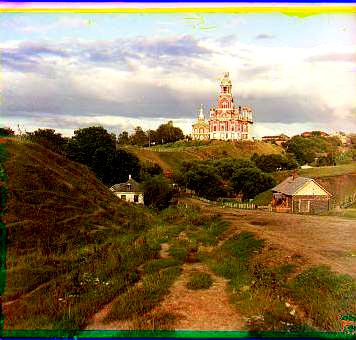
#> input picture media/a1/contrast/cathedral.jpg, 356 x 340 px, found by its file name
$ python main_hw1.py   (older library calls are emulated)
#> lines starting #> are read from the running program, lines starting #| are printed output that depends on the picture
# (16-726): Project 1 starter Python code
# credit to https://inst.eecs.berkeley.edu/~cs194-26/fa18/hw/proj1/data/colorize_skel.py
# these are just some suggested libraries
# instead of scikit-image you could use matplotlib and opencv to read, write, and display images

import numpy as np
import skimage as sk
import skimage.io as skio

# name of the input file
imname = '.\data\cathedral.jpg'

# read in the image
im = skio.imread(imname)
#> im is the input picture: shape (340, 356, 3); mean R, G, B 140.7, 122.8, 92.7

# convert to double (might want to do this later on to save memory)
im = sk.img_as_float(im)

# compute the height of each part (just 1/3 of total)
height = np.floor(im.shape[0] / 3.0).astype(np.int)
#> height = 113

# separate color channels
b = im[:height]
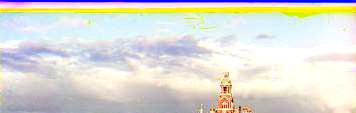
#> b: shape (113, 356, 3) float64; mean R, G, B 0.868, 0.865, 0.836
g = im[height: 2*height]
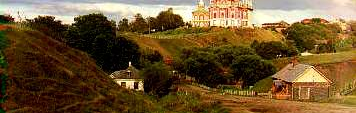
#> g: shape (113, 356, 3) float64; mean R, G, B 0.43, 0.33, 0.19
r = im[2*height: 3*height]
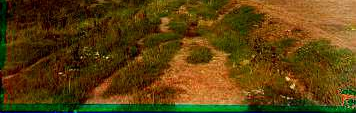
#> r: shape (113, 356, 3) float64; mean R, G, B 0.361, 0.254, 0.0638

# align the images
# functions that might be useful for aligning the images include:
# np.roll, np.sum, sk.transform.rescale (for multiscale)

# ag = align(g, b)
# ar = align(r, b)
# create a color image
#> (the run stopped early here; a loop or call above may not have finished)

$ run again, with media/a1/contrast/emir.jpg copied over media/a1/contrast/cathedral.jpg
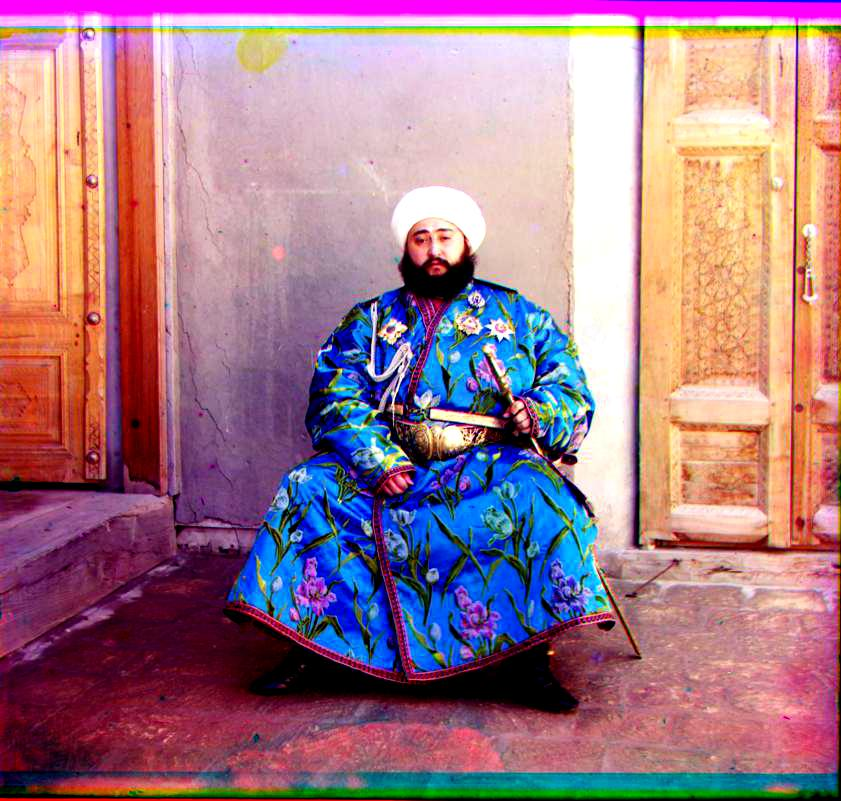
#> input picture media/a1/contrast/emir.jpg, 841 x 801 px, found by its file name
#> im is the input picture: shape (801, 841, 3); mean R, G, B 162.5, 121.3, 135
#> `g = im[height: 2*height]`:
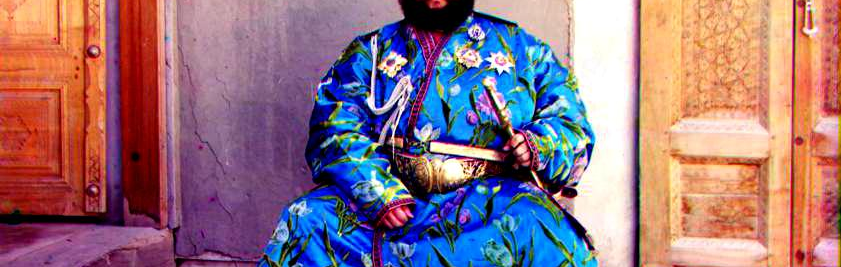
#> g: shape (267, 841, 3) float64; mean R, G, B 0.584, 0.449, 0.498
#> `r = im[2*height: 3*height]`:
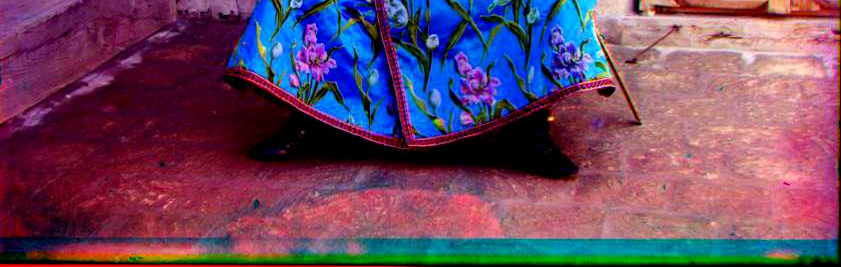
#> r: shape (267, 841, 3) float64; mean R, G, B 0.42, 0.273, 0.382

$ run again, with media/a1/contrast/harvesters.jpg copied over media/a1/contrast/cathedral.jpg
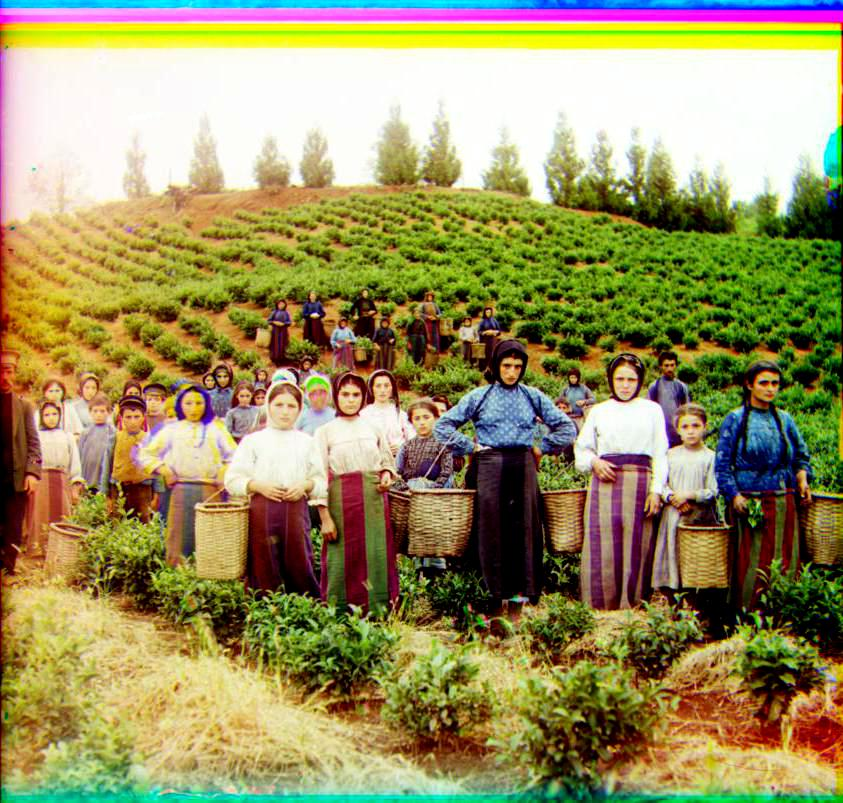
#> input picture media/a1/contrast/harvesters.jpg, 843 x 803 px, found by its file name
#> im is the input picture: shape (803, 843, 3); mean R, G, B 154.1, 145.6, 96.6
#> `g = im[height: 2*height]`:
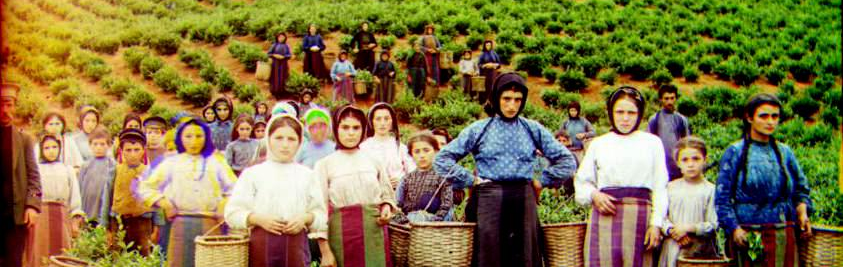
#> g: shape (267, 843, 3) float64; mean R, G, B 0.507, 0.453, 0.27
#> `r = im[2*height: 3*height]`:
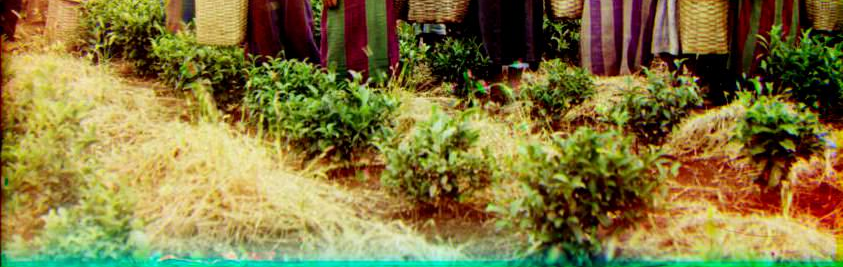
#> r: shape (267, 843, 3) float64; mean R, G, B 0.516, 0.47, 0.243
